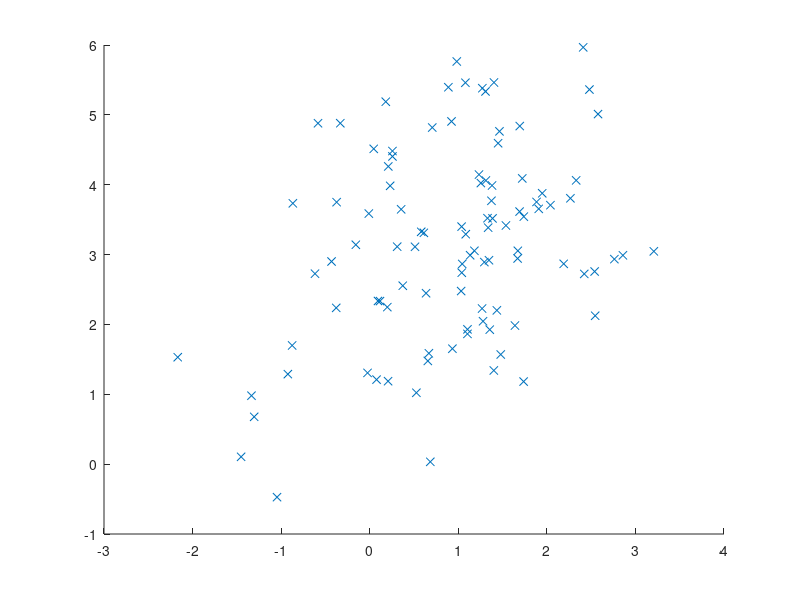

MATLAB code for this plot: (Note: this script raises an error after producing the figure.)

% First Gaussian
mu = [1 3];
sigma = [1 0.5; 0.5 2];
R = chol(sigma);
z = repmat(mu,100,1) + randn(100,2)*R;

% Second Gaussian
mu = [4 2];
sigma = [1 0.25; 0.25 2];
R = chol(sigma);
z2 = repmat(mu,100,1) + randn(100,2)*R;

x1range = -2:.1:7;
x2range = -2:.1:7;
[xx1, xx2] = meshgrid(x1range,x2range);
XGrid = [xx1(:) xx2(:)];

abs_d2_mahal = abs(mahal(XGrid,z) - mahal(XGrid,z2));

f1 = @(a,b) mahal([a b],z);
f2 = @(a,b) mahal([a b],z2);

scatter(z(:,1), z(:,2),'x')
hold on 
scatter(z2(:,1), z2(:,2),'x','r')
hold on 
scatter(XGrid(:,1),XGrid(:,2),200,abs_d2_mahal,'o','filled');
hold on
fcontour(f1,[-2 7 -2 7],'LineWidth',2,'LevelList',[1 3 5 7 10]);
hold on 
fcontour(f2,[-2 7 -2 7],'LineWidth',2,'LevelList',[1 3 5 7 10]);
hb = colorbar;
